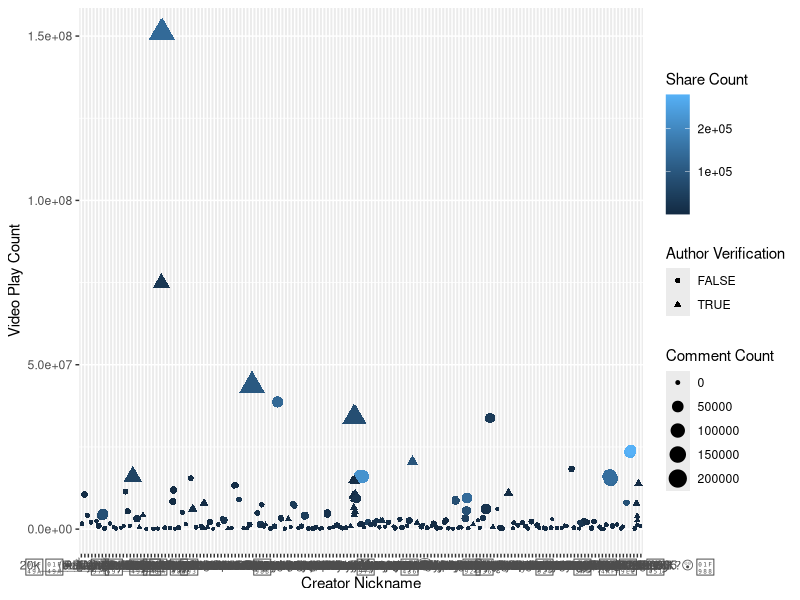
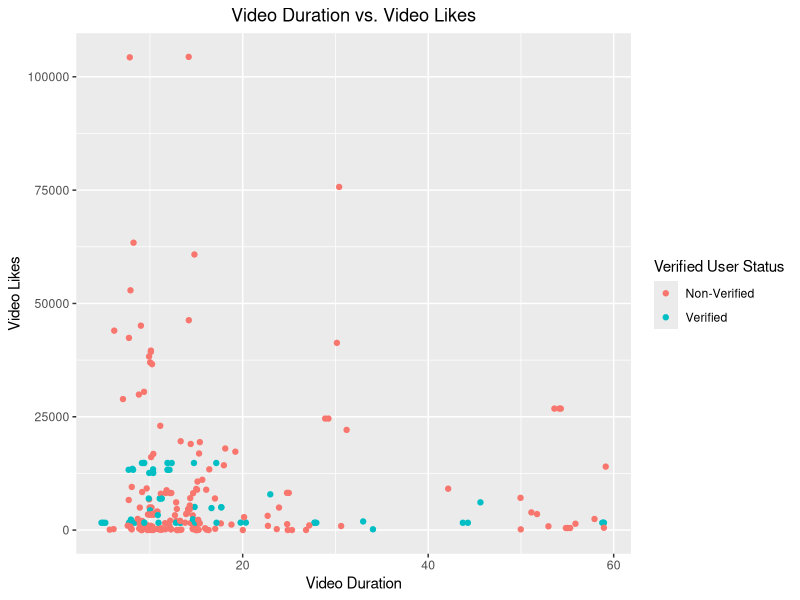
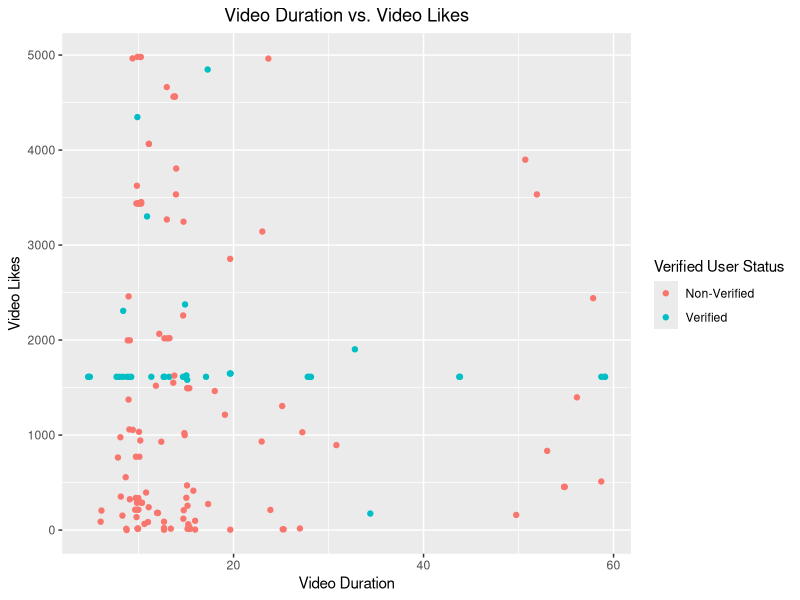
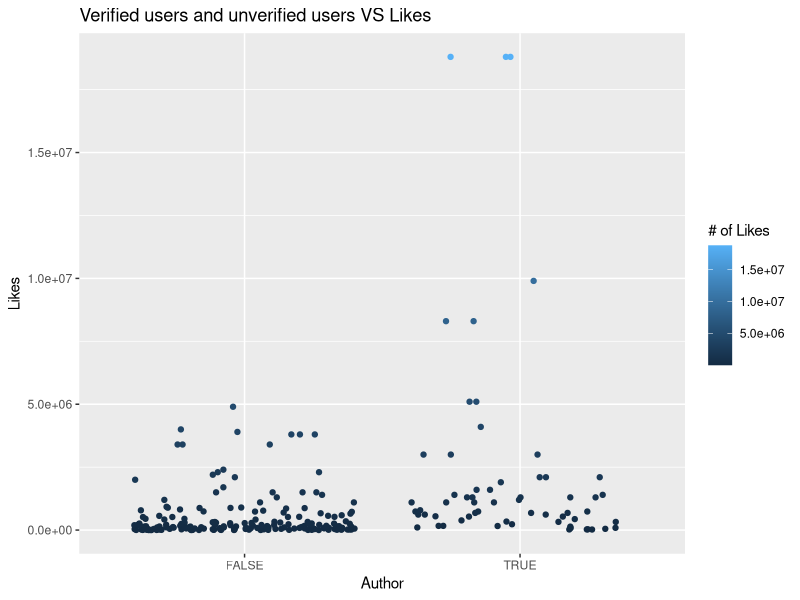
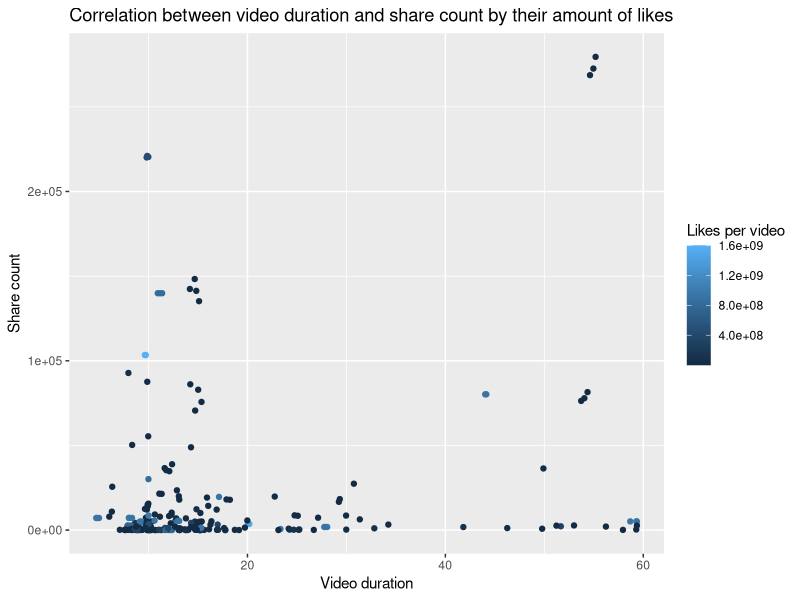
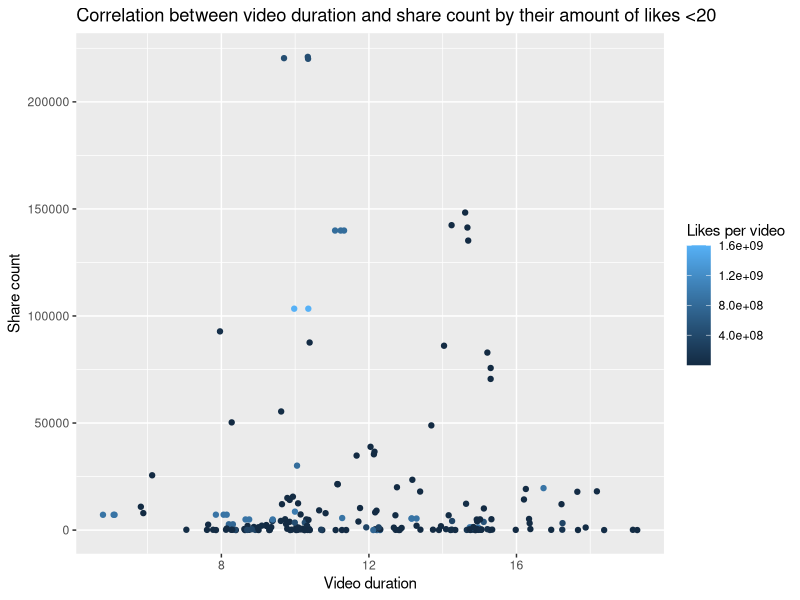
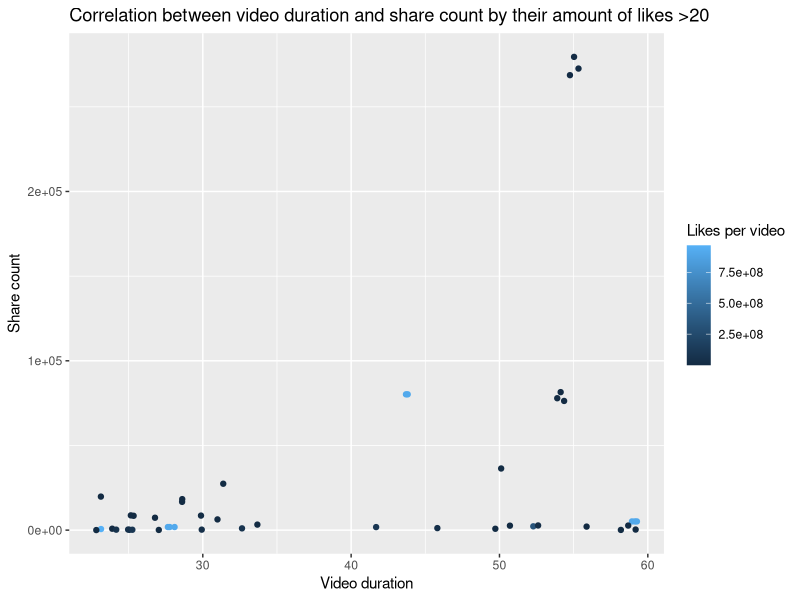

The R script that drew these images, in order:
## ---- chunk 1
library(ggplot2)
library(dplyr)
library(tidyr)
library(readr)

total_trends <- read_csv("total_trends.csv")
## ---- chunk 2
ggplot(total_trends, aes(author_nickname, stats_playCount, colour=stats_shareCount, size=stats_commentCount, shape=author_verified))+geom_jitter()+xlab("Creator Nickname")+ylab("Video Play Count")+scale_colour_continuous(name="Share Count")+scale_size_continuous(name="Comment Count")+scale_shape_discrete(name="Author Verification")

## ---- chunk 3
ggplot(total_trends, aes(video_duration, authorStats_diggCount, colour=author_verified))+geom_jitter()+xlab("Video Duration")+ylab("Video Likes")+
  ggtitle("Video Duration vs. Video Likes")+theme(plot.title = element_text(hjust = 0.5))+
  scale_colour_discrete(name = "Verified User Status", labels = c("Non-Verified", "Verified"))
## ---- chunk 4
library(dplyr)
library(ggplot2)
total_trends%>%
  filter(authorStats_diggCount < 5000)%>%
  ggplot(aes(video_duration, authorStats_diggCount, colour=author_verified))+geom_jitter()+xlab("Video Duration")+ylab("Video Likes")+
  ggtitle("Video Duration vs. Video Likes")+theme(plot.title = element_text(hjust = 0.5))+
  scale_colour_discrete(name = "Verified User Status", labels = c("Non-Verified", "Verified"))
  
  
## ---- chunk 5
ggplot(total_trends, aes(author_verified,stats_diggCount,color=stats_diggCount)) + geom_jitter()+scale_colour_continuous(name = "# of Likes")+labs(title="Verified users and unverified users VS Likes", x="Author", y="Likes")
## ---- chunk 6
total_trends%>%
  ggplot(aes(video_duration, stats_shareCount, color=authorStats_heart))+geom_jitter()+
  ggtitle("Correlation between video duration and share count by their amount of likes")+xlab("Video duration")+ylab("Share count")+scale_colour_continuous(name = "Likes per video")
total_trends%>%
filter(video_duration<20)%>%
  ggplot(aes(video_duration, stats_shareCount, color=authorStats_heart))+geom_jitter()+
  ggtitle("Correlation between video duration and share count by their amount of likes <20")+xlab("Video duration")+ylab("Share count")+scale_colour_continuous(name = "Likes per video")
total_trends%>%
filter(video_duration>20)%>%
  ggplot(aes(video_duration, stats_shareCount, color=authorStats_heart))+geom_jitter()+
  ggtitle("Correlation between video duration and share count by their amount of likes >20")+xlab("Video duration")+ylab("Share count")+scale_colour_continuous(name = "Likes per video")

